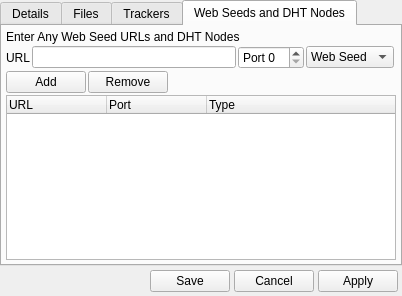
<?xml version="1.0" encoding="UTF-8"?>
<ui version="4.0">
 <class>DialogCreateTorrent</class>
 <widget class="QDialog" name="DialogCreateTorrent">
  <property name="geometry">
   <rect>
    <x>0</x>
    <y>0</y>
    <width>402</width>
    <height>296</height>
   </rect>
  </property>
  <property name="minimumSize">
   <size>
    <width>402</width>
    <height>296</height>
   </size>
  </property>
  <property name="maximumSize">
   <size>
    <width>402</width>
    <height>296</height>
   </size>
  </property>
  <property name="windowTitle">
   <string>Create Torrent</string>
  </property>
  <property name="windowIcon">
   <iconset resource="../Resource.qrc">
    <normaloff>:/Resource/Networks/CreateTorrent.png</normaloff>:/Resource/Networks/CreateTorrent.png</iconset>
  </property>
  <property name="autoFillBackground">
   <bool>true</bool>
  </property>
  <layout class="QGridLayout" name="gridLayout_5">
   <property name="margin">
    <number>0</number>
   </property>
   <property name="spacing">
    <number>0</number>
   </property>
   <item row="0" column="0">
    <widget class="QTabWidget" name="tabsCreateTorrent">
     <property name="currentIndex">
      <number>3</number>
     </property>
     <widget class="QWidget" name="tabDetails">
      <attribute name="title">
       <string>Details</string>
      </attribute>
      <layout class="QGridLayout" name="gridLayout_4">
       <property name="margin">
        <number>4</number>
       </property>
       <property name="spacing">
        <number>4</number>
       </property>
       <item row="0" column="0">
        <layout class="QGridLayout" name="gridLayoutCreator">
         <item row="0" column="0">
          <widget class="QLabel" name="labelCreator">
           <property name="text">
            <string>Creator</string>
           </property>
          </widget>
         </item>
         <item row="0" column="1">
          <widget class="QLineEdit" name="lineEditCreator">
           <property name="text">
            <string>Quazaa 0.0.1.0 Alpha</string>
           </property>
          </widget>
         </item>
        </layout>
       </item>
       <item row="1" column="0">
        <widget class="QLabel" name="labelCreatorComment">
         <property name="text">
          <string>Comment</string>
         </property>
        </widget>
       </item>
       <item row="2" column="0">
        <widget class="QPlainTextEdit" name="plainTextEditCreatorComment"/>
       </item>
       <item row="3" column="0">
        <layout class="QGridLayout" name="gridLayoutSizeName">
         <item row="0" column="0">
          <widget class="QLabel" name="labelPieceSize">
           <property name="text">
            <string>Piece Size (KB/s</string>
           </property>
          </widget>
         </item>
         <item row="1" column="0">
          <widget class="QLabel" name="labelOutputFileName">
           <property name="text">
            <string>Output File Name</string>
           </property>
          </widget>
         </item>
         <item row="0" column="1" colspan="2">
          <widget class="QLineEdit" name="lineEditPieceSize"/>
         </item>
         <item row="1" column="1">
          <widget class="QLineEdit" name="lineEditOutputFileName"/>
         </item>
         <item row="1" column="2">
          <widget class="QToolButton" name="toolButtonOutputFileName">
           <property name="text">
            <string>...</string>
           </property>
          </widget>
         </item>
        </layout>
       </item>
       <item row="4" column="0">
        <widget class="QCheckBox" name="checkBoxPrivate">
         <property name="text">
          <string>Private</string>
         </property>
        </widget>
       </item>
      </layout>
     </widget>
     <widget class="QWidget" name="tabFiles">
      <attribute name="title">
       <string>Files</string>
      </attribute>
      <layout class="QGridLayout" name="gridLayout_7">
       <property name="margin">
        <number>4</number>
       </property>
       <property name="spacing">
        <number>4</number>
       </property>
       <item row="0" column="0">
        <widget class="QLabel" name="labelSelectFilesDirectories">
         <property name="text">
          <string>Select The Files And Directories The Torrent Will Contain</string>
         </property>
        </widget>
       </item>
       <item row="1" column="0">
        <layout class="QGridLayout" name="gridLayoutFilesControls">
         <item row="0" column="0">
          <widget class="QPushButton" name="pushButtonAddFile">
           <property name="text">
            <string>File</string>
           </property>
          </widget>
         </item>
         <item row="0" column="1">
          <widget class="QPushButton" name="pushButtonAddDirectory">
           <property name="text">
            <string>Directory</string>
           </property>
          </widget>
         </item>
         <item row="0" column="2">
          <spacer name="horizontalSpacerFilesControls">
           <property name="orientation">
            <enum>Qt::Horizontal</enum>
           </property>
           <property name="sizeHint" stdset="0">
            <size>
             <width>40</width>
             <height>20</height>
            </size>
           </property>
          </spacer>
         </item>
         <item row="0" column="3">
          <widget class="QPushButton" name="pushButtonRemoveFileDirectory">
           <property name="text">
            <string>Remove</string>
           </property>
          </widget>
         </item>
        </layout>
       </item>
       <item row="2" column="0">
        <widget class="QListWidget" name="listWidgetFilesDirectories"/>
       </item>
      </layout>
     </widget>
     <widget class="QWidget" name="tabTrackers">
      <attribute name="title">
       <string>Trackers</string>
      </attribute>
      <layout class="QGridLayout" name="gridLayout_10">
       <property name="margin">
        <number>4</number>
       </property>
       <property name="spacing">
        <number>2</number>
       </property>
       <item row="0" column="0">
        <layout class="QGridLayout" name="gridLayoutTrackerURL">
         <item row="0" column="0" colspan="3">
          <widget class="QLabel" name="labelTrackerUrls">
           <property name="text">
            <string>Enter The Tracker URLs of the Torrent</string>
           </property>
          </widget>
         </item>
         <item row="1" column="0">
          <widget class="QLabel" name="labelTrackerURL">
           <property name="text">
            <string notr="true">URL</string>
           </property>
          </widget>
         </item>
         <item row="1" column="1">
          <widget class="QLineEdit" name="lineEditTackerURL"/>
         </item>
         <item row="1" column="2">
          <widget class="QSpinBox" name="spinBoxTrackerTier">
           <property name="sizePolicy">
            <sizepolicy hsizetype="Minimum" vsizetype="Fixed">
             <horstretch>0</horstretch>
             <verstretch>0</verstretch>
            </sizepolicy>
           </property>
           <property name="minimumSize">
            <size>
             <width>60</width>
             <height>0</height>
            </size>
           </property>
           <property name="prefix">
            <string>Tier </string>
           </property>
           <property name="maximum">
            <number>5</number>
           </property>
           <property name="value">
            <number>1</number>
           </property>
          </widget>
         </item>
        </layout>
       </item>
       <item row="1" column="0">
        <layout class="QGridLayout" name="gridLayoutTrackersControls">
         <item row="0" column="0">
          <widget class="QPushButton" name="pushButtonAddTracker">
           <property name="text">
            <string>Add</string>
           </property>
          </widget>
         </item>
         <item row="0" column="1">
          <widget class="QPushButton" name="pushButtonRemoveTracker">
           <property name="text">
            <string>Remove</string>
           </property>
          </widget>
         </item>
         <item row="0" column="2">
          <spacer name="horizontalSpacerTrackersControls">
           <property name="orientation">
            <enum>Qt::Horizontal</enum>
           </property>
           <property name="sizeHint" stdset="0">
            <size>
             <width>40</width>
             <height>20</height>
            </size>
           </property>
          </spacer>
         </item>
        </layout>
       </item>
       <item row="3" column="0">
        <widget class="QTreeWidget" name="treeWidgetTracker">
         <property name="rootIsDecorated">
          <bool>false</bool>
         </property>
         <property name="itemsExpandable">
          <bool>false</bool>
         </property>
         <property name="allColumnsShowFocus">
          <bool>true</bool>
         </property>
         <property name="expandsOnDoubleClick">
          <bool>false</bool>
         </property>
         <column>
          <property name="text">
           <string>Tracker</string>
          </property>
         </column>
         <column>
          <property name="text">
           <string>Tier</string>
          </property>
         </column>
        </widget>
       </item>
      </layout>
     </widget>
     <widget class="QWidget" name="tabSeedsNodes">
      <attribute name="title">
       <string>Web Seeds and DHT Nodes</string>
      </attribute>
      <layout class="QGridLayout" name="gridLayout">
       <property name="margin">
        <number>4</number>
       </property>
       <property name="spacing">
        <number>2</number>
       </property>
       <item row="0" column="0" colspan="2">
        <widget class="QLabel" name="labelEnterSeedDHT">
         <property name="text">
          <string>Enter Any Web Seed URLs and DHT Nodes</string>
         </property>
        </widget>
       </item>
       <item row="1" column="0">
        <layout class="QGridLayout" name="gridLayoutDHT">
         <item row="0" column="0">
          <widget class="QLabel" name="labelSeedURLDHT">
           <property name="text">
            <string notr="true">URL</string>
           </property>
          </widget>
         </item>
         <item row="0" column="1">
          <widget class="QLineEdit" name="lineEditSeedURLDHT"/>
         </item>
         <item row="0" column="2">
          <widget class="QSpinBox" name="spinBoxSeedDHTPort">
           <property name="minimumSize">
            <size>
             <width>60</width>
             <height>0</height>
            </size>
           </property>
           <property name="prefix">
            <string>Port </string>
           </property>
          </widget>
         </item>
         <item row="0" column="3">
          <widget class="QComboBox" name="comboBoxSeedDHT">
           <item>
            <property name="text">
             <string>Web Seed</string>
            </property>
           </item>
           <item>
            <property name="text">
             <string>DHT Node</string>
            </property>
           </item>
          </widget>
         </item>
        </layout>
       </item>
       <item row="2" column="0" colspan="2">
        <layout class="QGridLayout" name="gridLayoutDHTControls">
         <item row="0" column="0">
          <widget class="QPushButton" name="pushButtonDHTSeedAdd">
           <property name="text">
            <string>Add</string>
           </property>
          </widget>
         </item>
         <item row="0" column="1">
          <widget class="QPushButton" name="pushButtonDHTSeedRemove">
           <property name="text">
            <string>Remove</string>
           </property>
          </widget>
         </item>
         <item row="0" column="2">
          <spacer name="horizontalSpacerNodesControls">
           <property name="orientation">
            <enum>Qt::Horizontal</enum>
           </property>
           <property name="sizeHint" stdset="0">
            <size>
             <width>40</width>
             <height>20</height>
            </size>
           </property>
          </spacer>
         </item>
        </layout>
       </item>
       <item row="3" column="0" colspan="2">
        <widget class="QTreeWidget" name="treeWidgetDHTSeed">
         <column>
          <property name="text">
           <string notr="true">URL</string>
          </property>
         </column>
         <column>
          <property name="text">
           <string>Port</string>
          </property>
         </column>
         <column>
          <property name="text">
           <string>Type</string>
          </property>
         </column>
        </widget>
       </item>
      </layout>
     </widget>
    </widget>
   </item>
   <item row="1" column="0">
    <layout class="QGridLayout" name="gridLayoutFooter">
     <property name="margin">
      <number>4</number>
     </property>
     <property name="spacing">
      <number>4</number>
     </property>
     <item row="0" column="1">
      <widget class="QPushButton" name="pushButtonSave">
       <property name="text">
        <string>Save</string>
       </property>
      </widget>
     </item>
     <item row="0" column="2">
      <widget class="QPushButton" name="pushButtonCancel">
       <property name="text">
        <string>Cancel</string>
       </property>
      </widget>
     </item>
     <item row="0" column="3">
      <widget class="QPushButton" name="pushButtonApply">
       <property name="text">
        <string>Apply</string>
       </property>
      </widget>
     </item>
     <item row="0" column="0">
      <spacer name="horizontalSpacerFooter">
       <property name="orientation">
        <enum>Qt::Horizontal</enum>
       </property>
       <property name="sizeHint" stdset="0">
        <size>
         <width>40</width>
         <height>20</height>
        </size>
       </property>
      </spacer>
     </item>
    </layout>
   </item>
  </layout>
 </widget>
 <resources>
  <include location="../Resource.qrc"/>
 </resources>
 <connections/>
</ui>
